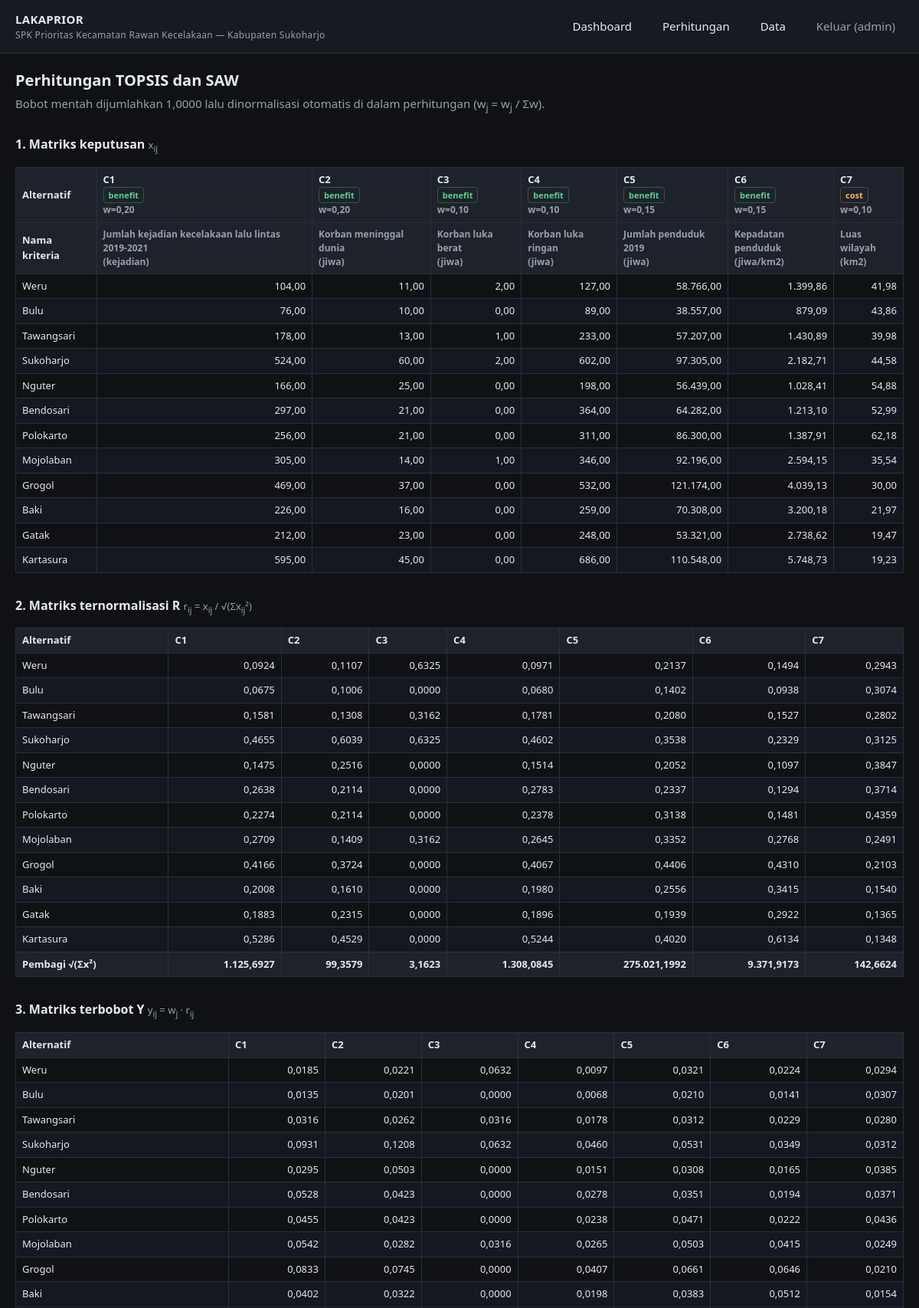
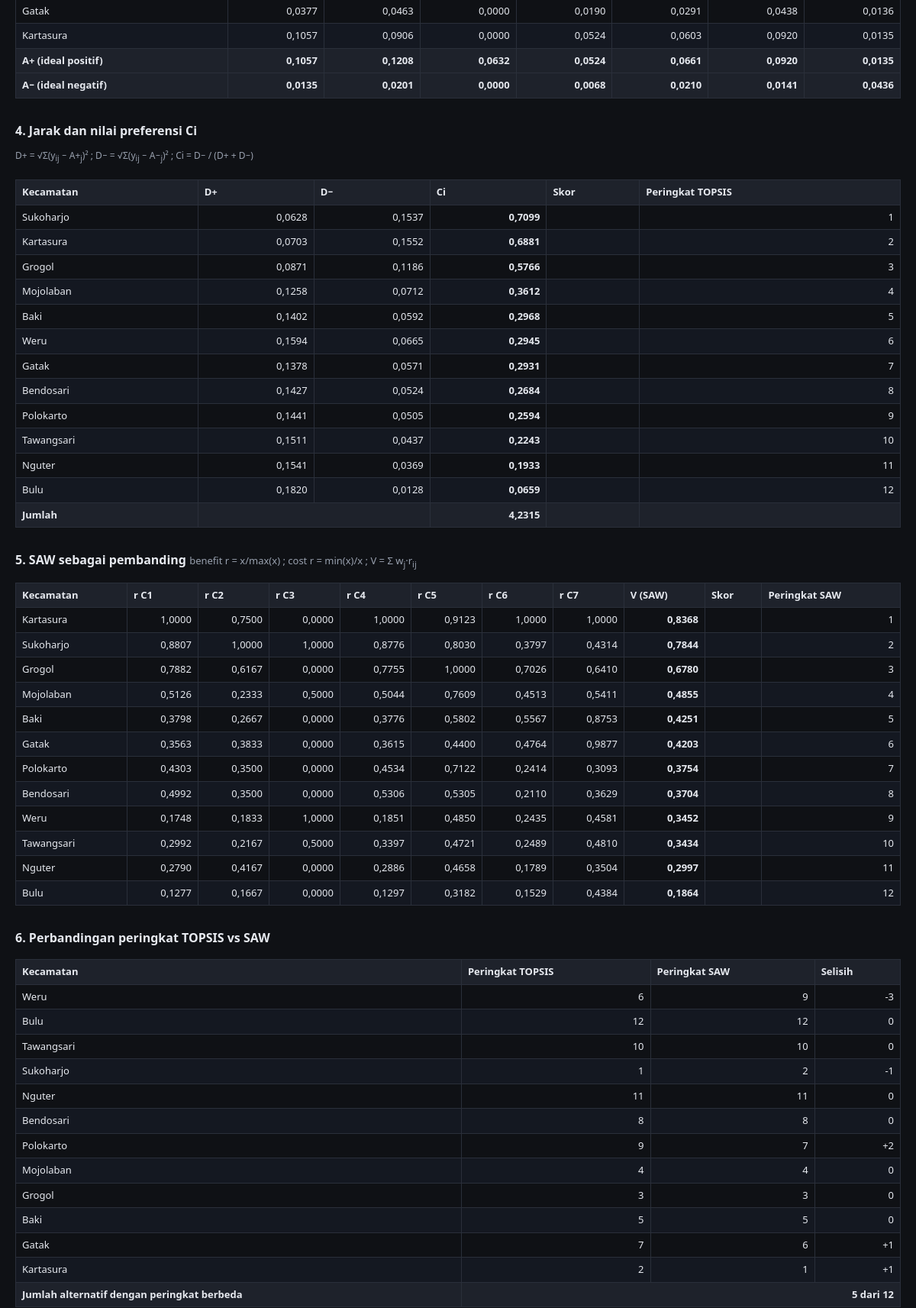
The page /hitung.php (signed in, upper part) on the database its author committed (2 pictures, top to bottom).
### tables this page shows
CREATE TABLE kriteria (
  id     INT AUTO_INCREMENT PRIMARY KEY,
  kode   VARCHAR(5)  NOT NULL UNIQUE,
  nama   VARCHAR(80) NOT NULL,
  satuan VARCHAR(20) NOT NULL,
  tipe   ENUM('benefit','cost') NOT NULL,
  bobot  DECIMAL(5,4) NOT NULL                   
);

CREATE TABLE kecamatan (
  id                 INT PRIMARY KEY,
  nama               VARCHAR(50) NOT NULL UNIQUE,
  luas_km2           DECIMAL(6,2) NOT NULL,
  penduduk_jiwa      INT NOT NULL,               
  kepadatan_penduduk DECIMAL(9,2) NOT NULL       
);

### src/config.php (called while the page is built, shortened)
<?php
function db(): PDO
{
    static $pdo = null;
    if ($pdo === null) {
        $pdo = new PDO(
            'mysql:host=' . DB_HOST . ';dbname=' . DB_NAME . ';charset=utf8mb4',
            DB_USER,
            DB_PASS,
            [PDO::ATTR_ERRMODE => PDO::ERRMODE_EXCEPTION, PDO::ATTR_DEFAULT_FETCH_MODE => PDO::FETCH_ASSOC]
        );
    }
    return $pdo;
}
function e(?string $s): string
{
    return htmlspecialchars((string) $s, ENT_QUOTES, 'UTF-8');
}
function num(float $v, int $dec = 4): string
{
    return number_format($v, $dec, ',', '.');
}

### src/lib/data.php (called while the page is built, shortened)
<?php
require_once dirname(__DIR__) . '/config.php';
require_once __DIR__ . '/mcdm.php';
function load_data(): array
{
    $alternatives = db()->query('SELECT * FROM kecamatan ORDER BY id')->fetchAll();
    $criteria = db()->query('SELECT * FROM kriteria ORDER BY id')->fetchAll();
    $values = [];
    foreach (db()->query('SELECT * FROM penilaian')->fetchAll() as $row) {
        $values[$row['kecamatan_id'] . '|' . $row['kriteria_id']] = $row['nilai'];
    }
    return [$alternatives, $criteria, $values];
}
function hitung(array $alternatives, array $criteria, array $values): array
{
    $matrix = build_matrix($alternatives, $criteria, $values);
    return ['matrix' => $matrix, 'topsis' => topsis($matrix, $criteria), 'saw' => saw($matrix, $criteria)];
}

### src/lib/mcdm.php (called while the page is built, shortened)
<?php
function check_criteria(array $criteria): array
{
    $total = 0.0;
    foreach ($criteria as $j => $c) {
        $total += (float) $c['bobot'];
    }
    return ['total' => $total, 'seimbang' => abs($total - 1.0) < 1e-6];
}
function check_zero_cost(array $matrix, array $criteria): void
{
    foreach ($criteria as $j => $c) {
        if ($c['tipe'] !== 'cost') {
            continue;
        }
        $min = null;
        foreach ($matrix as $row) {
            $min = $min === null ? $row[$j] : min($min, $row[$j]);
        }
    }
}
function topsis(array $matrix, array $criteria): array
{
    $valid = check_criteria($criteria);
    $weights = array_map(fn(float $w) => $w / $valid['total'], array_column($criteria, 'bobot'));
    $nAlt = count($matrix);
    $nCrit = count($criteria);
    $divisor = [];
    $r = [];
    for ($j = 0; $j < $nCrit; $j++) {
        $sum = 0.0;
        foreach ($matrix as $row) {
            $sum += $row[$j] ** 2;
        }
        $divisor[$j] = sqrt($sum);
    }
    foreach ($matrix as $i => $row) {
        foreach ($row as $j => $x) {
            $r[$i][$j] = $x / $divisor[$j];
        }
    }
    $y = [];
    foreach ($r as $i => $row) {
        foreach ($row as $j => $v) {
            $y[$i][$j] = $v * $weights[$j];
        }
    }
    $aplus = [];
    $aminus = [];
    for ($j = 0; $j < $nCrit; $j++) {
        $col = array_column($y, $j);
        $benefit = $criteria[$j]['tipe'] === 'benefit';
        $aplus[$j] = $benefit ? max($col) : min($col);
        $aminus[$j] = $benefit ? min($col) : max($col);
    }
    $dplus = [];
    $dminus = [];
    $ci = [];
    for ($i = 0; $i < $nAlt; $i++) {
        $sp = 0.0;
        $sm = 0.0;
        for ($j = 0; $j < $nCrit; $j++) {
            $sp += ($y[$i][$j] - $aplus[$j]) ** 2;
            $sm += ($y[$i][$j] - $aminus[$j]) ** 2;
        }
        $dplus[$i] = sqrt($sp);
        $dminus[$i] = sqrt($sm);
        $denom = $dplus[$i] + $dminus[$i];
        $ci[$i] = $denom < 1e-12 ? 0.0 : $dminus[$i] / $denom;
    }
    arsort($ci);
    $peringkat = peringkat($ci);
    return compact('divisor', 'r', 'y', 'aplus', 'aminus', 'dplus', 'dminus', 'ci', 'peringkat');
}
function saw(array $matrix, array $criteria): array
{
    $valid = check_criteria($criteria);
    $weights = array_map(fn(float $w) => $w / $valid['total'], array_column($criteria, 'bobot'));
    $r = [];
    foreach ($matrix as $i => $row) {
        foreach ($row as $j => $x) {
            $col = array_column($matrix, $j);
            $r[$i][$j] = $criteria[$j]['tipe'] === 'benefit'
                ? $x / max($col)
                : min($col) / $x;
        }
    }
    $v = [];
    foreach ($r as $i => $row) {
        $v[$i] = 0.0;
        foreach ($row as $j => $val) {
            $v[$i] += $val * $weights[$j];
        }
    }
    $sorted = $v;
    arsort($sorted);
    return ['r' => $r, 'v' => $v, 'peringkat' => peringkat($sorted)];
}
function peringkat(array $sortedDesc): array
{
    $out = [];
    $rank = 0;
    foreach ($sortedDesc as $i => $_) {
        $out[$i] = ++$rank;
    }
    return $out;
}
function build_matrix(array $alternatives, array $criteria, array $values): array
{
    $matrix = [];
    foreach ($alternatives as $i => $alt) {
        foreach ($criteria as $j => $crit) {
            $key = $alt['id'] . '|' . $crit['id'];
            $matrix[$i][$j] = (float) $values[$key];
        }
    }
    return $matrix;
}

### src/hitung.php (the view, shortened to what this page needs)
<?php
require_once __DIR__ . '/layout.php';
require_once __DIR__ . '/lib/data.php';
[$alternatives, $criteria, $values] = load_data();
$matrix = build_matrix($alternatives, $criteria, $values);
$bobotValid = check_criteria($criteria);
$hasil = hitung($alternatives, $criteria, $values);
$t = $hasil['topsis'];
$s = $hasil['saw'];
?>
<h1>Perhitungan TOPSIS dan SAW</h1>
<p class="lead">Bobot mentah dijumlahkan <?= num($bobotValid['total'], 4) ?> lalu dinormalisasi otomatis di dalam perhitungan (w<sub>j</sub> = w<sub>j</sub> / Σw).</p>
<h2>1. Matriks keputusan <span class="sub">x<sub>ij</sub></span></h2>
<div class="scroll">
<table>
  <thead>
    <tr>
      <th class="l">Alternatif</th>
      <?php foreach ($criteria as $c): ?>
        <th><?= e($c['kode']) ?><br><span class="tag <?= e($c['tipe']) ?>"><?= e($c['tipe']) ?></span><br><span class="hint">w=<?= num((float) $c['bobot'], 2) ?></span></th>
      <?php endforeach; ?>
    </tr>
    <tr><th class="l">Nama kriteria</th>
      <?php foreach ($criteria as $c): ?><th class="hint"><?= e($c['nama']) ?><br>(<?= e($c['satuan']) ?>)</th><?php endforeach; ?>
    </tr>
  </thead>
  <tbody>
  <?php foreach ($alternatives as $i => $alt): ?>
    <tr>
      <td class="l"><?= e($alt['nama']) ?></td>
      <?php foreach ($criteria as $j => $c): ?><td><?= num($matrix[$i][$j], 2) ?></td><?php endforeach; ?>
    </tr>
  <?php endforeach; ?>
  </tbody>
</table>
</div>
<h2>2. Matriks ternormalisasi R <span class="sub">r<sub>ij</sub> = x<sub>ij</sub> / √(Σx<sub>ij</sub>²)</span></h2>
<div class="scroll">
<table>
  <thead><tr><th class="l">Alternatif</th><?php foreach ($criteria as $c): ?><th><?= e($c['kode']) ?></th><?php endforeach; ?></tr></thead>
  <tfoot><tr><td class="l">Pembagi √(Σx²)</td><?php foreach ($criteria as $j => $c): ?><td><?= num($t['divisor'][$j], 4) ?></td><?php endforeach; ?></tr></tfoot>
  <tbody>
  <?php foreach ($alternatives as $i => $alt): ?>
    <tr><td class="l"><?= e($alt['nama']) ?></td><?php foreach ($criteria as $j => $c): ?><td><?= num($t['r'][$i][$j], 4) ?></td><?php endforeach; ?></tr>
  <?php endforeach; ?>
  </tbody>
</table>
</div>
<h2>3. Matriks terbobot Y <span class="sub">y<sub>ij</sub> = w<sub>j</sub> · r<sub>ij</sub></span></h2>
<div class="scroll">
<table>
  <thead><tr><th class="l">Alternatif</th><?php foreach ($criteria as $c): ?><th><?= e($c['kode']) ?></th><?php endforeach; ?></tr></thead>
  <tbody>
  <?php foreach ($alternatives as $i => $alt): ?>
    <tr><td class="l"><?= e($alt['nama']) ?></td><?php foreach ($criteria as $j => $c): ?><td><?= num($t['y'][$i][$j], 4) ?></td><?php endforeach; ?></tr>
  <?php endforeach; ?>
  </tbody>
  <tfoot>
    <tr><td class="l">A+ (ideal positif)</td><?php foreach ($criteria as $j => $c): ?><td><?= num($t['aplus'][$j], 4) ?></td><?php endforeach; ?></tr>
    <tr><td class="l">A− (ideal negatif)</td><?php foreach ($criteria as $j => $c): ?><td><?= num($t['aminus'][$j], 4) ?></td><?php endforeach; ?></tr>
  </tfoot>
</table>
</div>
<h2>4. Jarak dan nilai preferensi Ci</h2>
<p class="hint">D+ = √Σ(y<sub>ij</sub> − A+<sub>j</sub>)² ; D− = √Σ(y<sub>ij</sub> − A−<sub>j</sub>)² ; Ci = D− / (D+ + D−)</p>
<div class="scroll">
<table>
  <thead><tr><th class="l">Kecamatan</th><th>D+</th><th>D−</th><th>Ci</th><th class="l">Skor</th><th>Peringkat TOPSIS</th></tr></thead>
  <tbody>
  <?php $ciMax = max($t['ci']); foreach ($t['peringkat'] as $i => $rank): ?>
    <tr>
      <td class="l"><?= e($alternatives[$i]['nama']) ?></td>
      <td><?= num($t['dplus'][$i], 4) ?></td>
      <td><?= num($t['dminus'][$i], 4) ?></td>
      <td><b><?= num($t['ci'][$i], 4) ?></b></td>
      <td class="l"><span class="bar"><i style="width:<?= num($t['ci'][$i] / $ciMax * 100, 1) ?>%"></i></span></td>
      <td><?= $rank ?></td>
    </tr>
  <?php endforeach; ?>
  <tfoot><tr><td class="l">Jumlah</td><td colspan="2"></td><td><?= num(array_sum($t['ci']), 4) ?></td><td></td><td></td></tr></tfoot>
  </tbody>
</table>
</div>
<h2>5. SAW sebagai pembanding <span class="sub">benefit r = x/max(x) ; cost r = min(x)/x ; V = Σ w<sub>j</sub>·r<sub>ij</sub></span></h2>
<div class="scroll">
<table>
  <thead><tr><th class="l">Kecamatan</th><?php foreach ($criteria as $c): ?><th>r <?= e($c['kode']) ?></th><?php endforeach; ?><th>V (SAW)</th><th class="l">Skor</th><th>Peringkat SAW</th></tr></thead>
  <tbody>
  <?php $vMax = max($s['v']); foreach ($s['peringkat'] as $i => $rank): ?>
    <tr>
      <td class="l"><?= e($alternatives[$i]['nama']) ?></td>
      <?php foreach ($criteria as $j => $c): ?><td><?= num($s['r'][$i][$j], 4) ?></td><?php endforeach; ?>
      <td><b><?= num($s['v'][$i], 4) ?></b></td>
      <td class="l"><span class="bar alt"><i style="width:<?= num($s['v'][$i] / $vMax * 100, 1) ?>%"></i></span></td>
      <td><?= $rank ?></td>
    </tr>
  <?php endforeach; ?>
  </tbody>
</table>
</div>
<h2>6. Perbandingan peringkat TOPSIS vs SAW</h2>
<div class="scroll">
<table>
  <thead><tr><th class="l">Kecamatan</th><th>Peringkat TOPSIS</th><th>Peringkat SAW</th><th>Selisih</th></tr></thead>
  <tbody>
  <?php $beda = 0; foreach ($alternatives as $i => $alt):
      $d = $t['peringkat'][$i] - $s['peringkat'][$i];
      if ($d !== 0) { $beda++; } ?>
    <tr>
      <td class="l"><?= e($alt['nama']) ?></td>
      <td><?= $t['peringkat'][$i] ?></td>
      <td><?= $s['peringkat'][$i] ?></td>
      <td><?= ($d > 0 ? '+' : '') . $d ?></td>
    </tr>
  <?php endforeach; ?>
  </tbody>
  <tfoot><tr><td class="l">Jumlah alternatif dengan peringkat berbeda</td><td colspan="3"><?= $beda ?> dari <?= count($alternatives) ?></td></tr></tfoot>
</table>
</div>

### src/style.css (style rules this page uses)
:root { --bg: #0f1115; --panel: #171a21; --line: #2a2f3a; --text: #e6e9ef; --muted: #98a0ae; --accent: #4da3ff; --warn: #ffb454; --err: #ff6b6b; --ok: #57d38c; }
* { box-sizing: border-box; }
body { margin: 0; background: var(--bg); color: var(--text); font: 15px/1.5 system-ui, "Segoe UI", Roboto, sans-serif; }
h1 { font-size: 20px; margin: 0 0 4px; }
h2 { font-size: 16px; margin: 26px 0 8px; }
h2 .sub { font-weight: 400; color: var(--muted); font-size: 13px; }
p.lead { color: var(--muted); margin: 0 0 18px; }
table { border-collapse: collapse; width: 100%; margin: 8px 0 4px; font-size: 13px; }
th, td { border: 1px solid var(--line); padding: 6px 8px; text-align: right; }
th, td:first-child, td.l { text-align: left; }
thead th { background: #1e222b; font-weight: 600; }
tbody tr:nth-child(even) { background: #141821; }
tfoot td { background: #1e222b; font-weight: 600; }
.scroll { overflow-x: auto; }
.tag { font-size: 11px; padding: 2px 6px; border-radius: 4px; border: 1px solid var(--line); color: var(--muted); }
.tag.benefit { color: var(--ok); border-color: #2c5c42; }
.tag.cost { color: var(--warn); border-color: #5c4a2c; }
.hint { color: var(--muted); font-size: 12px; }

### rows shown on the page
kriteria: kode "C1", tipe "benefit", bobot "0,20", nama "Jumlah kejadian kecelakaan lalu lintas 2019-2021", satuan "kejadian", j "104,00", j "76,00", j "178,00", j "524,00", j "166,00", j "297,00", j "256,00", j "305,00", j "469,00", j "226,00", j "212,00", j "595,00", divisor "1.125,6927", r "0,0924", r "0,0675", r "0,1581", r "0,4655", r "0,1475", r "0,2638", r "0,2274", r "0,2709", r "0,4166", r "0,2008", r "0,1883", r "0,5286", y "0,0185", y "0,0135", y "0,0316", y "0,0931", y "0,0295", y "0,0528", y "0,0455", y "0,0542", y "0,0833", y "0,0402", y "0,0377", y "0,1057", aplus "0,1057", aminus "0,0135", r "1,0000", r "0,8807", r "0,7882", r "0,5126", r "0,3798", r "0,3563", r "0,4303", r "0,4992", r "0,1748", r "0,2992", r "0,2790", r "0,1277"
kriteria: kode "C2", tipe "benefit", bobot "0,20", nama "Korban meninggal dunia", satuan "jiwa", j "11,00", j "10,00", j "13,00", j "60,00", j "25,00", j "21,00", j "14,00", j "37,00", j "16,00", j "23,00", j "45,00", divisor "99,3579", r "0,1107", r "0,1006", r "0,1308", r "0,6039", r "0,2516", r "0,2114", r "0,1409", r "0,3724", r "0,1610", r "0,2315", r "0,4529", y "0,0221", y "0,0201", y "0,0262", y "0,1208", y "0,0503", y "0,0423", y "0,0282", y "0,0745", y "0,0322", y "0,0463", y "0,0906", aplus "0,1208", aminus "0,0201", r "0,7500", r "1,0000", r "0,6167", r "0,2333", r "0,2667", r "0,3833", r "0,3500", r "0,1833", r "0,2167", r "0,4167", r "0,1667"
kriteria: kode "C3", tipe "benefit", bobot "0,10", nama "Korban luka berat", satuan "jiwa", j "2,00", j "0,00", j "1,00", divisor "3,1623", r "0,6325", r "0,0000", r "0,3162", y "0,0632", y "0,0000", y "0,0316", aplus "0,0632", aminus "0,0000", r "1,0000", r "0,5000"
kriteria: kode "C4", tipe "benefit", bobot "0,10", nama "Korban luka ringan", satuan "jiwa", j "127,00", j "89,00", j "233,00", j "602,00", j "198,00", j "364,00", j "311,00", j "346,00", j "532,00", j "259,00", j "248,00", j "686,00", divisor "1.308,0845", r "0,0971", r "0,0680", r "0,1781", r "0,4602", r "0,1514", r "0,2783", r "0,2378", r "0,2645", r "0,4067", r "0,1980", r "0,1896", r "0,5244", y "0,0097", y "0,0068", y "0,0178", y "0,0460", y "0,0151", y "0,0278", y "0,0238", y "0,0265", y "0,0407", y "0,0198", y "0,0190", y "0,0524", aplus "0,0524", aminus "0,0068", r "1,0000", r "0,8776", r "0,7755", r "0,5044", r "0,3776", r "0,3615", r "0,4534", r "0,5306", r "0,1851", r "0,3397", r "0,2886", r "0,1297"
kriteria: kode "C5", tipe "benefit", bobot "0,15", nama "Jumlah penduduk 2019", satuan "jiwa", j "58.766,00", j "38.557,00", j "57.207,00", j "97.305,00", j "56.439,00", j "64.282,00", j "86.300,00", j "92.196,00", j "121.174,00", j "70.308,00", j "53.321,00", j "110.548,00", divisor "275.021,1992", r "0,2137", r "0,1402", r "0,2080", r "0,3538", r "0,2052", r "0,2337", r "0,3138", r "0,3352", r "0,4406", r "0,2556", r "0,1939", r "0,4020", y "0,0321", y "0,0210", y "0,0312", y "0,0531", y "0,0308", y "0,0351", y "0,0471", y "0,0503", y "0,0661", y "0,0383", y "0,0291", y "0,0603", aplus "0,0661", aminus "0,0210", r "0,9123", r "0,8030", r "1,0000", r "0,7609", r "0,5802", r "0,4400", r "0,7122", r "0,5305", r "0,4850", r "0,4721", r "0,4658", r "0,3182"
kriteria: kode "C6", tipe "benefit", bobot "0,15", nama "Kepadatan penduduk", satuan "jiwa/km2", j "1.399,86", j "879,09", j "1.430,89", j "2.182,71", j "1.028,41", j "1.213,10", j "1.387,91", j "2.594,15", j "4.039,13", j "3.200,18", j "2.738,62", j "5.748,73", divisor "9.371,9173", r "0,1494", r "0,0938", r "0,1527", r "0,2329", r "0,1097", r "0,1294", r "0,1481", r "0,2768", r "0,4310", r "0,3415", r "0,2922", r "0,6134", y "0,0224", y "0,0141", y "0,0229", y "0,0349", y "0,0165", y "0,0194", y "0,0222", y "0,0415", y "0,0646", y "0,0512", y "0,0438", y "0,0920", aplus "0,0920", aminus "0,0141", r "1,0000", r "0,3797", r "0,7026", r "0,4513", r "0,5567", r "0,4764", r "0,2414", r "0,2110", r "0,2435", r "0,2489", r "0,1789", r "0,1529"
kriteria: kode "C7", tipe "cost", bobot "0,10", nama "Luas wilayah", satuan "km2", j "41,98", j "43,86", j "39,98", j "44,58", j "54,88", j "52,99", j "62,18", j "35,54", j "30,00", j "21,97", j "19,47", j "19,23", divisor "142,6624", r "0,2943", r "0,3074", r "0,2802", r "0,3125", r "0,3847", r "0,3714", r "0,4359", r "0,2491", r "0,2103", r "0,1540", r "0,1365", r "0,1348", y "0,0294", y "0,0307", y "0,0280", y "0,0312", y "0,0385", y "0,0371", y "0,0436", y "0,0249", y "0,0210", y "0,0154", y "0,0136", y "0,0135", aplus "0,0135", aminus "0,0436", r "1,0000", r "0,4314", r "0,6410", r "0,5411", r "0,8753", r "0,9877", r "0,3093", r "0,3629", r "0,4581", r "0,4810", r "0,3504", r "0,4384"
kecamatan: nama "Weru", peringkat "6", peringkat "9", d "-3"
kecamatan: nama "Bulu", peringkat "12", d "0"
kecamatan: nama "Tawangsari", peringkat "10", d "0"
kecamatan: nama "Sukoharjo", peringkat "1", peringkat "2", d "-1"
kecamatan: nama "Nguter", peringkat "11", d "0"
kecamatan: nama "Bendosari", peringkat "8", d "0"
kecamatan: nama "Polokarto", peringkat "9", peringkat "7", d "2"
kecamatan: nama "Mojolaban", peringkat "4", d "0"
kecamatan: nama "Grogol", peringkat "3", d "0"
kecamatan: nama "Baki", peringkat "5", d "0"
kecamatan: nama "Gatak", peringkat "7", peringkat "6", d "1"
kecamatan: nama "Kartasura", peringkat "2", peringkat "1", d "1"

### other values the page prints
$u['username'] "admin"
num($bobotValid['total'], 4) "1,0000"
num($t['dplus'][$i], 4) "0,0628"
num($t['dminus'][$i], 4) "0,1537"
num($t['ci'][$i], 4) "0,7099"
$rank "1"
num($t['dplus'][$i], 4) "0,0703"
num($t['dminus'][$i], 4) "0,1552"
num($t['ci'][$i], 4) "0,6881"
$rank "2"
num($t['dplus'][$i], 4) "0,0871"
num($t['dminus'][$i], 4) "0,1186"
num($t['ci'][$i], 4) "0,5766"
$rank "3"
num($t['dplus'][$i], 4) "0,1258"
